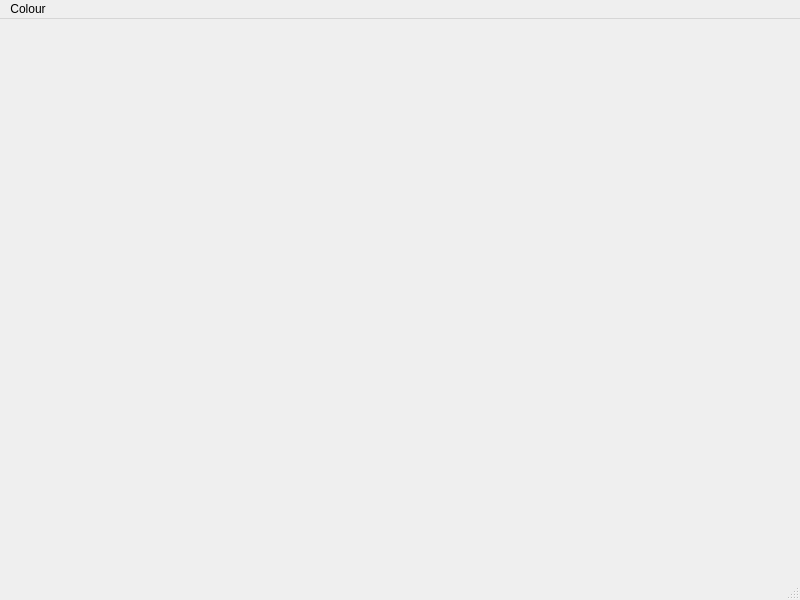
<?xml version="1.0" encoding="UTF-8"?>
<ui version="4.0">
 <class>MainWindow</class>
 <widget class="QMainWindow" name="MainWindow">
  <property name="geometry">
   <rect>
    <x>0</x>
    <y>0</y>
    <width>800</width>
    <height>600</height>
   </rect>
  </property>
  <property name="windowTitle">
   <string>MainWindow</string>
  </property>
  <widget class="QWidget" name="centralwidget"/>
  <widget class="QMenuBar" name="menubar">
   <property name="geometry">
    <rect>
     <x>0</x>
     <y>0</y>
     <width>800</width>
     <height>18</height>
    </rect>
   </property>
   <widget class="QMenu" name="menuColour">
    <property name="title">
     <string>Colour</string>
    </property>
    <addaction name="actionBlue"/>
   </widget>
   <addaction name="menuColour"/>
  </widget>
  <widget class="QStatusBar" name="statusbar"/>
  <action name="actionBlue">
   <property name="text">
    <string>Blue</string>
   </property>
  </action>
 </widget>
 <resources/>
 <connections/>
</ui>
